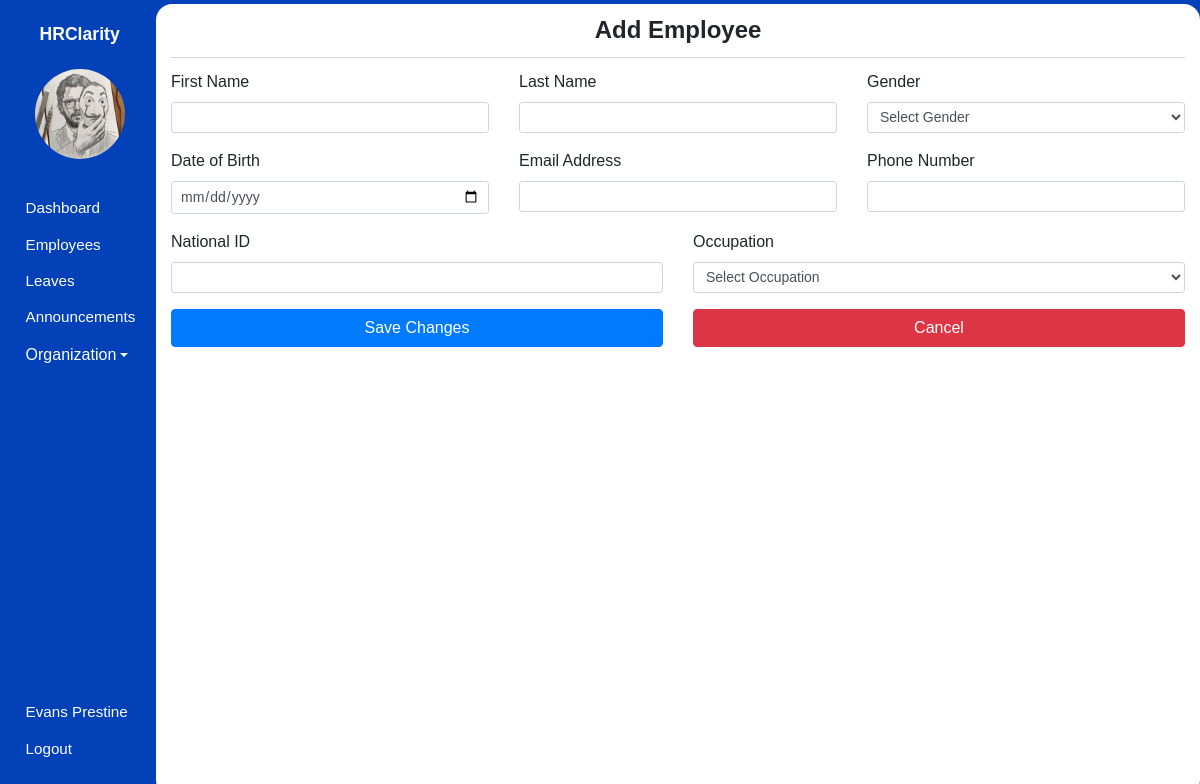
The app's page /admin/add_employee (signed in) with its own data.
### hrms/models.py (models this page shows, shortened)
class User(db.Model, UserMixin):
    id = db.Column(db.Integer, primary_key=True)
    first_name = db.Column(db.String(80), nullable=False)
    last_name = db.Column(db.String(120), nullable=False)
    dob = db.Column(db.Date, nullable=False)
    gender = db.Column(db.String(7), nullable=False)
    email_address = db.Column(db.String(120), nullable=False)
    phone_number = db.Column(db.String(20), nullable=False)
    national_id = db.Column(db.Integer, nullable=False)
    user_level = db.Column(db.Integer, nullable=False, default=1)
    user_type = db.Column(db.String(10), nullable=False, default='employee')
    password = db.Column(db.String(60), nullable=False)
    image_file = db.Column(db.String(20), nullable=False, default='default.jpg')
    leaves = db.relationship('Leave')
    occupation_id = db.Column(db.Integer, db.ForeignKey('occupation.id'), nullable=False)

### hrms/hrm/routes.py (the view, shortened to what this page needs)
@admin.route('/admin/add_employee', methods=['GET', 'POST'])
@login_required
def add_employee():
    form = CreateUserForm()
    return render_template('admin/add_employee.html', page_title='Add Employee', form=form, user=current_user)

### hrms/models.py (called while the page is built)
@login_manager.user_loader
def load_user(user_id):
    user = User.query.filter_by(id=user_id).first()
    return user

### hrms/templates/admin/add_employee.html (shortened to what this page needs)
{% extends "main_layout.html" %} {% block body %}
<section class="app">
  {% include 'admin/aside.html' %}
  <main>
    <div class="main_container container-fluid login">
      <div class="body">
        <form action="" method="post">
          <h1>{{ page_title }}</h1>
          <div class="row">
            <div class="col">
              <div class="form-group">
                {{ form.first_name.label }} {% if form.first_name.errors %} {{
                form.first_name }} {% for error in form.first_name.errors %}
                <span class="text-danger">{{ error }}</span>
                {% endfor %} {% else %} {{ form.first_name }} {% endif %}
              </div>
            </div>
            <div class="col">
              <div class="form-group">
                {{ form.last_name.label }} {% if form.last_name.errors %} {{
                form.last_name }} {% for error in form.last_name.errors %}
                <span class="text-danger">{{ error }}</span>
                {% endfor %} {% else %} {{ form.last_name }} {% endif %}
              </div>
            </div>
            <div class="col">
              <div class="form-group">
                {{ form.gender.label }} {% if form.gender.errors %} {{
                form.gender }} {% for error in form.gender.errors %}
                <span class="text-danger">{{ error }}</span>
                {% endfor %} {% else %} {{ form.gender }} {% endif %}
              </div>
            </div>
          </div>
          <div class="row">
            <div class="col">
              <div class="form-group">
                {{ form.dob.label }} {% if form.dob.errors %} {{ form.dob }} {%
                for error in form.dob.errors %}
                <span class="text-danger">{{ error }}</span>
                {% endfor %} {% else %} {{ form.dob }} {% endif %}
              </div>
            </div>
            <div class="col">
              <div class="form-group">
                {{ form.email_address.label }} {% if form.email_address.errors
                %} {{ form.email_address }} {% for error in
                form.email_address.errors %}
                <span class="text-danger">{{ error }}</span>
                {% endfor %} {% else %} {{ form.email_address }} {% endif %}
              </div>
            </div>
            <div class="col">
              <div class="form-group">
                {{ form.phone_number.label }} {% if form.phone_number.errors %}
                {{ form.phone_number }} {% for error in form.phone_number.errors
                %}
                <span class="text-danger">{{ error }}</span>
                {% endfor %} {% else %} {{ form.phone_number }} {% endif %}
              </div>
            </div>
          </div>
          <div class="row">
            <div class="col">
              <div class="form-group">
                {{ form.national_id.label }} {% if form.national_id.errors %} {{
                form.national_id }} {% for error in form.national_id.errors %}
                <span class="text-danger">{{ error }}</span>
                {% endfor %} {% else %} {{ form.national_id }} {% endif %}
              </div>
            </div>
            <div class="col">
              <div class="form-group">
                {{ form.occupation.label }} {% if form.occupation.errors %} {{
                form.occupation }} {% for error in form.occupation.errors %}
                <span class="text-danger">{{ error }}</span>
                {% endfor %} {% else %} {{ form.occupation }} {% endif %}
              </div>
            </div>
          </div>
          <div class="row">
            <div class="col">{{ form.submit }}</div>
            <div class="col">
              <a
                href="{{ url_for('admin.employees') }}"
                class="btn btn-danger btn-block"
                >Cancel</a
              >
            </div>
          </div>
        </form>
      </div>
    </div>
  </main>
</section>
{% endblock body %}

### hrms/templates/admin/aside.html (shortened to what this page needs)
<aside>
  <h1 class="mt-3">HRClarity</h1>
  <div class="container text-center mt-4">
    <img src="{{ url_for('static', filename='images/profile_pictures/' ~ current_user.image_file ) }}" alt="Employee" class="rounded-circle" width="90" height="90" />
  </div>
  <div class="links">
    <ul>
      <li>
        <a href="{{ url_for('admin.admin_dashboard') }}">
            <span class="icon icon-home"></span>
            <span>Dashboard</span>
        </a>
      </li>
      <li>
        <a href="{{ url_for('admin.employees') }}">
            <span class="icon icon-users"></span>
            <span>Employees</span>
        </a>
      </li>
      <li>
        <a href="{{ url_for('leaves.admin_view_leaves') }}">
            <span class="icon icon-car"></span>
            <span>Leaves</span>
        </a>
      </li>
      <li>
        <a href="{{ url_for('announcements.view_announcements') }}">
            <span class="icon icon-speaker"></span>
            <span>Announcements</span>
        </a>
      </li>
      <li class="nav-item dropdown">
        <a class="dropdown-toggle" data-toggle="dropdown" href="#" role="button" aria-expanded="false"><span class="icon icon-building"></span>Organization</a>
    </li>
    </ul>
    <ul>
      <li>
        <a href="{{ url_for('user.profile_settings', employee_id=current_user.id) }}">
            <span class="icon icon-user"></span>
            <span>{{ user.first_name }} {{ user.last_name }}</span>
        </a>
      </li>
      <li>
        <a href="{{ url_for('user.logout') }}">
            <span class="icon icon-power-off"></span>
            <span>Logout</span>
        </a>
      </li>
    </ul>
  </div>
</aside>

### hrms/static/css/icomoon.css (style rules this page uses)
[class^="icon-"], [class*=" icon-"] { font-family: 'icomoon' !important; speak: none; font-style: normal; font-weight: normal; font-variant: normal; text-transform: none; line-height: 1; -webkit-font-smoothing: antialiased; -moz-osx-font-smoothing: grayscale; }
.icon-user:before { content: "\f007"; }
.icon-power-off:before { content: "\f011"; }
.icon-home:before { content: "\f015"; }
.icon-users:before { content: "\f0c0"; }
.icon-building:before { content: "\f1ad"; }
.icon-car:before { content: "\f1b9"; }
.icon-speaker:before { content: "\e32d"; }

### hrms/static/css/styles.css (style rules this page uses)
* { font-family: sans-serif, Arial, Helvetica; padding: 0; margin: 0; }
form h1 { border-bottom: 1px solid rgb(214, 214, 214); font-size: 1.5em; font-weight: bold; text-align: center; padding: 0.5em 0; margin: 0 0 0.5em; }
.app { background: #0241b8; height: 100vh; display: flex; align-items: center; }
.app aside { width: 13%; height: 100%; padding: 0.5em 0 0.2em 0.2em; color: #fff; }
.app aside h1 { font-size: 1.1em; font-weight: bold; text-align: center; }
.app aside .links ul { list-style: none; }
.app aside .links ul li { margin: 0.1em 0; padding: 6px; }
.app aside .links ul li a { text-decoration: none; color: #ffffff; display: flex; align-items: center; }
.app aside .links ul:nth-of-type(1) { margin: 2em 0; }
.app aside .links ul:nth-of-type(2) { position: absolute; bottom: 1em; }
.app aside .links .icon { margin: 0 0.3em 0 0; }
.app aside .links a span:nth-of-type(2), .app aside .links .icon { font-size: 0.95em; }
.app main { width: 87%; height: 99vh; overflow-y: auto; z-index: 5; }
.app main .main_container { border-radius: 16px; background: #fff; padding-bottom: 12px; height: 100%; overflow: auto; }

### records on screen
User: image_file (picture), first_name "Evans", last_name "Prestine"

### other values on screen
{{ page_title }} "Add Employee"
